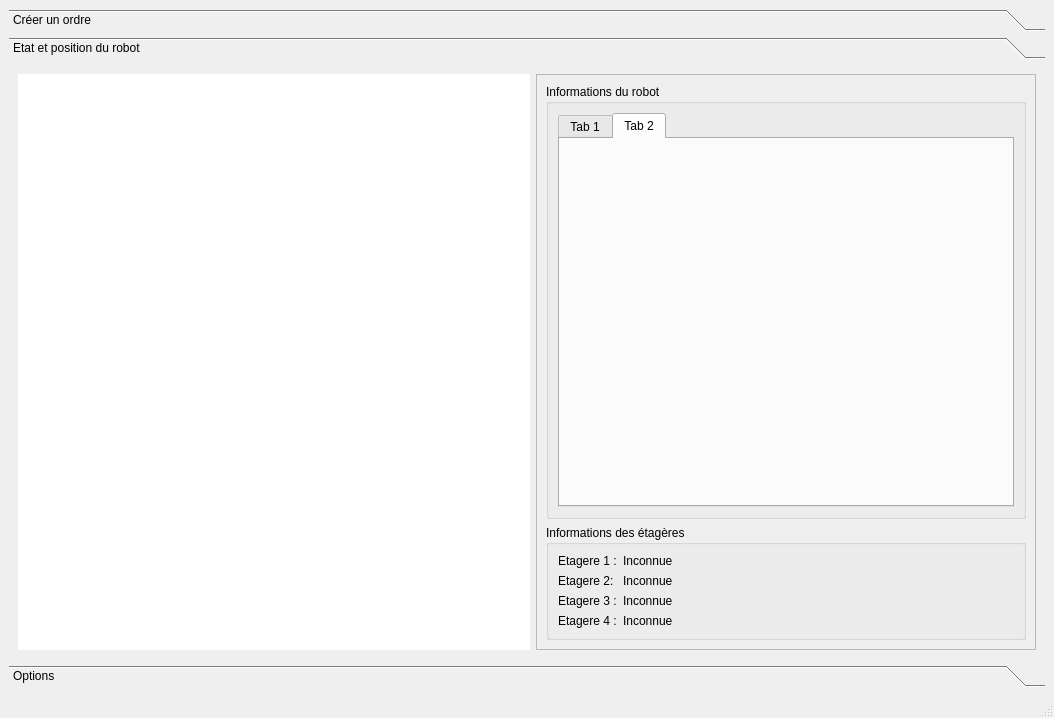
<?xml version="1.0" encoding="UTF-8"?>
<ui version="4.0">
 <class>MainWindow</class>
 <widget class="QMainWindow" name="MainWindow">
  <property name="geometry">
   <rect>
    <x>0</x>
    <y>0</y>
    <width>1054</width>
    <height>718</height>
   </rect>
  </property>
  <property name="windowTitle">
   <string>MainWindow</string>
  </property>
  <widget class="QWidget" name="centralwidget">
   <layout class="QVBoxLayout" name="verticalLayout">
    <item>
     <widget class="QToolBox" name="toolBox">
      <property name="currentIndex">
       <number>1</number>
      </property>
      <widget class="QWidget" name="order">
       <property name="geometry">
        <rect>
         <x>0</x>
         <y>0</y>
         <width>905</width>
         <height>561</height>
        </rect>
       </property>
       <attribute name="label">
        <string>Créer un ordre</string>
       </attribute>
       <layout class="QVBoxLayout" name="verticalLayout_3">
        <item>
         <layout class="QHBoxLayout" name="horizontalLayout">
          <item>
           <widget class="QLabel" name="label">
            <property name="sizePolicy">
             <sizepolicy hsizetype="Preferred" vsizetype="Fixed">
              <horstretch>0</horstretch>
              <verstretch>0</verstretch>
             </sizepolicy>
            </property>
            <property name="maximumSize">
             <size>
              <width>200</width>
              <height>50</height>
             </size>
            </property>
            <property name="text">
             <string>Robot : </string>
            </property>
            <property name="wordWrap">
             <bool>false</bool>
            </property>
            <property name="margin">
             <number>50</number>
            </property>
           </widget>
          </item>
          <item>
           <widget class="QComboBox" name="robotSelector">
            <property name="sizePolicy">
             <sizepolicy hsizetype="Expanding" vsizetype="Fixed">
              <horstretch>0</horstretch>
              <verstretch>0</verstretch>
             </sizepolicy>
            </property>
            <property name="currentText">
             <string/>
            </property>
           </widget>
          </item>
         </layout>
        </item>
        <item>
         <layout class="QHBoxLayout" name="horizontalLayout_2">
          <item>
           <widget class="QLabel" name="label_2">
            <property name="sizePolicy">
             <sizepolicy hsizetype="Preferred" vsizetype="Fixed">
              <horstretch>0</horstretch>
              <verstretch>0</verstretch>
             </sizepolicy>
            </property>
            <property name="maximumSize">
             <size>
              <width>150</width>
              <height>50</height>
             </size>
            </property>
            <property name="text">
             <string>Couleur :</string>
            </property>
            <property name="margin">
             <number>45</number>
            </property>
           </widget>
          </item>
          <item>
           <widget class="QComboBox" name="colorSelector"/>
          </item>
         </layout>
        </item>
        <item>
         <layout class="QHBoxLayout" name="horizontalLayout_3">
          <item>
           <widget class="QLabel" name="label_3">
            <property name="sizePolicy">
             <sizepolicy hsizetype="Preferred" vsizetype="Fixed">
              <horstretch>0</horstretch>
              <verstretch>0</verstretch>
             </sizepolicy>
            </property>
            <property name="maximumSize">
             <size>
              <width>200</width>
              <height>50</height>
             </size>
            </property>
            <property name="text">
             <string>Zone de chargement :</string>
            </property>
            <property name="margin">
             <number>17</number>
            </property>
           </widget>
          </item>
          <item>
           <widget class="QComboBox" name="loadingZoneSelector"/>
          </item>
          <item>
           <widget class="QCheckBox" name="cbAutocomplete">
            <property name="maximumSize">
             <size>
              <width>230</width>
              <height>16777215</height>
             </size>
            </property>
            <property name="text">
             <string>Compléter automatiquement</string>
            </property>
           </widget>
          </item>
         </layout>
        </item>
        <item>
         <spacer name="verticalSpacer">
          <property name="orientation">
           <enum>Qt::Vertical</enum>
          </property>
          <property name="sizeType">
           <enum>QSizePolicy::Fixed</enum>
          </property>
          <property name="sizeHint" stdset="0">
           <size>
            <width>20</width>
            <height>20</height>
           </size>
          </property>
         </spacer>
        </item>
        <item>
         <layout class="QHBoxLayout" name="horizontalLayout_4">
          <item>
           <spacer name="horizontalSpacer">
            <property name="orientation">
             <enum>Qt::Horizontal</enum>
            </property>
            <property name="sizeType">
             <enum>QSizePolicy::Expanding</enum>
            </property>
            <property name="sizeHint" stdset="0">
             <size>
              <width>30</width>
              <height>20</height>
             </size>
            </property>
           </spacer>
          </item>
          <item>
           <widget class="QCommandLinkButton" name="clbtSend">
            <property name="sizePolicy">
             <sizepolicy hsizetype="Preferred" vsizetype="Minimum">
              <horstretch>0</horstretch>
              <verstretch>0</verstretch>
             </sizepolicy>
            </property>
            <property name="maximumSize">
             <size>
              <width>100</width>
              <height>30</height>
             </size>
            </property>
            <property name="text">
             <string>Envoyer</string>
            </property>
           </widget>
          </item>
         </layout>
        </item>
        <item>
         <widget class="QTableView" name="cvHistory"/>
        </item>
       </layout>
      </widget>
      <widget class="QWidget" name="page">
       <property name="geometry">
        <rect>
         <x>0</x>
         <y>0</y>
         <width>1036</width>
         <height>563</height>
        </rect>
       </property>
       <attribute name="label">
        <string>Etat et position du robot</string>
       </attribute>
       <layout class="QHBoxLayout" name="horizontalLayout_6">
        <item>
         <layout class="QHBoxLayout" name="horizontalLayout_7">
          <item>
           <widget class="FieldDraw" name="widget_2" native="true">
            <property name="enabled">
             <bool>true</bool>
            </property>
            <property name="sizePolicy">
             <sizepolicy hsizetype="Expanding" vsizetype="Preferred">
              <horstretch>0</horstretch>
              <verstretch>0</verstretch>
             </sizepolicy>
            </property>
            <property name="styleSheet">
             <string notr="true">background-color:rgb(255, 255, 255)</string>
            </property>
           </widget>
          </item>
          <item>
           <layout class="QVBoxLayout" name="verticalLayout_4">
            <item>
             <widget class="QScrollArea" name="scrollArea">
              <property name="sizePolicy">
               <sizepolicy hsizetype="Preferred" vsizetype="Expanding">
                <horstretch>0</horstretch>
                <verstretch>0</verstretch>
               </sizepolicy>
              </property>
              <property name="minimumSize">
               <size>
                <width>500</width>
                <height>0</height>
               </size>
              </property>
              <property name="maximumSize">
               <size>
                <width>1600000</width>
                <height>16777215</height>
               </size>
              </property>
              <property name="widgetResizable">
               <bool>true</bool>
              </property>
              <widget class="QWidget" name="scrollAreaWidgetContents">
               <property name="geometry">
                <rect>
                 <x>0</x>
                 <y>0</y>
                 <width>498</width>
                 <height>539</height>
                </rect>
               </property>
               <layout class="QVBoxLayout" name="verticalLayout_8">
                <item>
                 <widget class="QGroupBox" name="groupBox">
                  <property name="minimumSize">
                   <size>
                    <width>300</width>
                    <height>0</height>
                   </size>
                  </property>
                  <property name="title">
                   <string>Informations du robot</string>
                  </property>
                  <layout class="QVBoxLayout" name="verticalLayout_5">
                   <item>
                    <widget class="QTabWidget" name="twRobotInfos">
                     <property name="currentIndex">
                      <number>1</number>
                     </property>
                     <widget class="QWidget" name="tab">
                      <attribute name="title">
                       <string>Tab 1</string>
                      </attribute>
                      <layout class="QVBoxLayout" name="verticalLayout_7"/>
                     </widget>
                     <widget class="QWidget" name="tab_2">
                      <attribute name="title">
                       <string>Tab 2</string>
                      </attribute>
                     </widget>
                    </widget>
                   </item>
                  </layout>
                 </widget>
                </item>
                <item>
                 <widget class="QGroupBox" name="groupBox_2">
                  <property name="title">
                   <string>Informations des étagères</string>
                  </property>
                  <layout class="QVBoxLayout" name="verticalLayout_6">
                   <item>
                    <layout class="QFormLayout" name="formLayout_2">
                     <item row="0" column="0">
                      <widget class="QLabel" name="label_4">
                       <property name="text">
                        <string>Etagere 1 :</string>
                       </property>
                      </widget>
                     </item>
                     <item row="0" column="1">
                      <widget class="IconLabel" name="loader1">
                       <property name="text">
                        <string>Inconnue</string>
                       </property>
                      </widget>
                     </item>
                     <item row="1" column="0">
                      <widget class="QLabel" name="label_8">
                       <property name="text">
                        <string>Etagere 2:</string>
                       </property>
                      </widget>
                     </item>
                     <item row="1" column="1">
                      <widget class="IconLabel" name="loader2">
                       <property name="text">
                        <string>Inconnue</string>
                       </property>
                      </widget>
                     </item>
                     <item row="2" column="0">
                      <widget class="QLabel" name="label_12">
                       <property name="text">
                        <string>Etagere 3 :</string>
                       </property>
                      </widget>
                     </item>
                     <item row="2" column="1">
                      <widget class="IconLabel" name="loader3">
                       <property name="text">
                        <string>Inconnue</string>
                       </property>
                      </widget>
                     </item>
                     <item row="3" column="0">
                      <widget class="QLabel" name="label_14">
                       <property name="text">
                        <string>Etagere 4 :</string>
                       </property>
                      </widget>
                     </item>
                     <item row="3" column="1">
                      <widget class="IconLabel" name="loader4">
                       <property name="text">
                        <string>Inconnue</string>
                       </property>
                      </widget>
                     </item>
                    </layout>
                   </item>
                  </layout>
                 </widget>
                </item>
               </layout>
              </widget>
             </widget>
            </item>
           </layout>
          </item>
         </layout>
        </item>
       </layout>
      </widget>
      <widget class="QWidget" name="history">
       <property name="geometry">
        <rect>
         <x>0</x>
         <y>0</y>
         <width>905</width>
         <height>561</height>
        </rect>
       </property>
       <attribute name="label">
        <string>Options</string>
       </attribute>
       <layout class="QVBoxLayout" name="verticalLayout_2">
        <item>
         <widget class="config" name="widget" native="true"/>
        </item>
       </layout>
      </widget>
     </widget>
    </item>
   </layout>
  </widget>
  <widget class="QStatusBar" name="statusbar"/>
  <widget class="QMenuBar" name="menubar">
   <property name="geometry">
    <rect>
     <x>0</x>
     <y>0</y>
     <width>1054</width>
     <height>22</height>
    </rect>
   </property>
  </widget>
 </widget>
 <customwidgets>
  <customwidget>
   <class>config</class>
   <extends>QWidget</extends>
   <header>config.h</header>
   <container>1</container>
  </customwidget>
  <customwidget>
   <class>FieldDraw</class>
   <extends>QWidget</extends>
   <header>fielddraw.h</header>
   <container>1</container>
  </customwidget>
  <customwidget>
   <class>IconLabel</class>
   <extends>QLabel</extends>
   <header>iconlabel.h</header>
  </customwidget>
 </customwidgets>
 <resources/>
 <connections/>
</ui>
